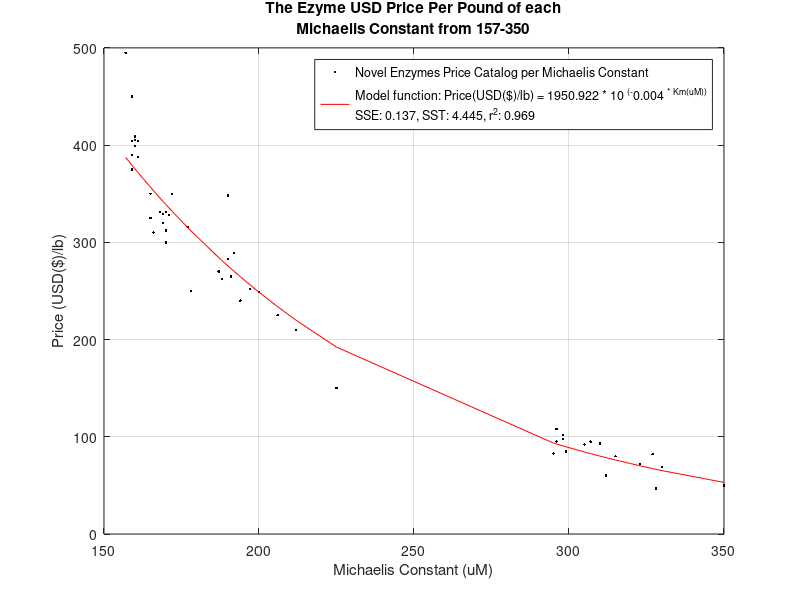

Source code (MATLAB):
function [bf, mf, SSE_final, SST] = M3_Regression_001_30
%%%%%%%%%%%%%%%%%%%%%%%%%%%%%%%%%%%%%%%%%%%%%%%%%%%%%%%%%%%%%%%%%%%%%
% ENGR 132
% Program Description
% The program finds a model for estimating price of enzyme according to
% their Km value and output the estimate price.
%
% Function Call
% [SSE_final, SST] = M3_Regression_001_30;
%
% Input Arguments
% No input argument
%
% Output Arguments
% bf: the intercept value gathered from the regression (unitless - not in general form)
% mf: the slope value gathered from the regression (unitless - not in general form)
% SSE_final: the SSE value of the linearized data (unitless)
% SST: the SST value of the linearized data (unitless)
%
% Assignment Information
%   Assignment:     M3
%   Team Mmeber:    Luming Lin, lin971@purdue.edu
%                   Surya Manikhandan, smanikha@purdue.edu
%                   Julius Mesa, jmesa@purdue.edu
%                   Alex Norkus, anorkus@purdue.edu
%   Team ID:        001-30
%   Academic Integrity:
%     [] We worked with one or more peers but our collaboration
%        maintained academic integrity.
%     Peers we worked with: Name, login@purdue [repeat for each]
%%%%%%%%%%%%%%%%%%%%%%%%%%%%%%%%%%%%%%%%%%%%%%%%%%%%%%%%%%%%%%%%%%%%%

%% ____________________
%% INITIALIZATION
data = csvread('Data_NovelEnzymes_priceCatalog.csv',2,0); %import the data from the csv file
price_measured = data(:,2); % separate the price from the data (USD($)/lbs)
Km_measured = data(:,1); %separates the Km value from the data (uM)

%% ____________________
%% Linearizing the data


%% Linearize the data using linear function
coe1 = polyfit(Km_measured,price_measured,1); %find the coefficient of trendline of the model
M1 = coe1(1);
B1 = coe1(2);
m1 = M1; %calculate the original model coefficient
b1 = B1;
linearized_predict1 = M1 .* Km_measured + B1; %calculate the predict value of price using the linearized model
predict1 = polyval(coe1,Km_measured); % calculate the predict value of price using the original model
SSE1 = sum((price_measured - linearized_predict1).^2); %calculate the SSE value of the model

%% Linearize the data using power function
coe2 = polyfit(log10(Km_measured),log10(price_measured),1); %find the coefficient of trendline of the model
M2 = coe2(1);
B2 = coe2(2);
m2 = M2; %calculate the original model coefficient
b2 = 10 ^ B2;
linearized_predict2 = M2 .* log10(Km_measured) + B2; %calculate the predict value of price using the linearized model
predict2 = b2 .* Km_measured .^ m2; % calculate the predict value of price using the original model
SSE2 = sum((log10(price_measured) - linearized_predict2).^2); %calculate the SSE value of the model

%% Linearize the data using exponential function
coe3 = polyfit(Km_measured,log10(price_measured),1); %find the coefficient of trendline of the model
M3 = coe3(1);
B3 = coe3(2);
m3 = M3; %calculate the original model coefficient
b3 = 10 ^ B3;
linearized_predict3 = M3 .* Km_measured + B3; %calculate the predict value of price using the linearized model
predict3 = b3 .* 10 .^ (Km_measured .* m3); % calculate the predict value of price using the original model
SSE3 = sum((log10(price_measured) - linearized_predict3).^2); %calculate the SSE value of the model

%% Linearize the data using logarithmic function
coe4 = polyfit(log10(Km_measured),price_measured,1); %find the coefficient of trendline of the model
M4 = coe4(1);
B4 = coe4(2);
m4 = M4; %calculate the original model coefficient
b4 = B4;
linearized_predict4 = M4 .* log10(Km_measured) + B4; %calculate the predict value of price using the linearized model
predict4 = m4 .* Km_measured + b4; % calculate the predict value of price using the original model
SSE4 = sum((price_measured - linearized_predict4).^2); %calculate the SSE value of the model

%% ____________________
%% FORMATTED TEXT/FIGURE DISPLAYS
SSE_value = [SSE1,SSE2,SSE3,SSE4]; %combine the SSE value of all four models
SSE_final = min(SSE_value); %find the minimum SSE value which indicates the best model
choose = find(SSE_value == SSE_final); %find which model is the best

figure(1)
if choose == 1 % if the linear function best fits the data
    SST = sum((price_measured - mean(price_measured)).^2); %calculate the SST value of the linearized data
    r2_1 = 1-(SSE1/SST); %calculate the r^2 value of the linearized data
    r2 = r2_1;
    plot(Km_measured, price_measured,'k.');%plot the original data
    hold on;
    plot(Km_measured, predict1,'r-'); %plot the model
    title({'The Ezyme USD Price Per Pound of each';'Michaelis Constant from 157-350'})
    xlabel('Michaelis Constant (uM)');
    ylabel('Price (USD($)/lb)')
    function_output = sprintf("Model function:Price(USD($)/lb) = %.3f * Km(uM) + %.3f\nSSE: %.3f, SST: %.3f, r^2: %.3f",b1,m1,SSE_final,SST,r2); %display the funciton of the model also the SST,SSE and r^2 value
    legend('Novel Enzymes Price Catalog per Michaelis Constant', function_output, 'location', 'best')
    grid on;
    %assign return parameters for the exec function
    bf = b1;
    mf = m1;

elseif choose == 2 % if the power function best fits the data
    SST = sum((log10(price_measured) - mean(log10(price_measured))).^2); %calculate the SST value of the linearized data
    r2_2 = 1-(SSE2/SST); %calculate the r^2 value of the linearized data
    r2 = r2_2;
    plot(Km_measured, price_measured,'k.') %plot the original data
    hold on;
    plot(Km_measured, predict2,'r-'); %plot the model
    title({'The Ezyme USD Price Per Pound of each';'Michaelis Constant from 157-350'})
    xlabel('Michaelis Constant (uM)');
    ylabel('Price (USD($)/lb)')
    function_output = sprintf("Model function:Price(USD($)/lb) = %.3f * Km(uM) ^ (%.3f)\nSSE: %.3f, SST: %.3f, r^2: %.3f",b2,m3,SSE_final,SST,r2); %display the funciton of the model also the SST,SSE and r^2 value
    legend('Novel Enzymes Price Catalog per Michaelis Constant', function_output, 'location', 'best')
    grid on
    %assign return parameters for the exec function
    bf = b2;
    mf = m2;

elseif choose == 3 % if the exponential function best fits the data
    SST = sum((log10(price_measured) - mean(log10(price_measured))).^2); %calculate the SST value of the linearized data
    r2_3 = 1-(SSE3/SST); %calculate the r^2 value of the linearized data
    r2 = r2_3;
    plot(Km_measured, price_measured,'k.') %plot the original data
    hold on;
    plot(Km_measured, predict3,'r-'); %plot the model
    title({'The Ezyme USD Price Per Pound of each';'Michaelis Constant from 157-350'})
    xlabel('Michaelis Constant (uM)');
    ylabel('Price (USD($)/lb)')
    function_output = sprintf("Model function: Price(USD($)/lb) = %.3f * 10 ^(^%.3f ^* ^K^m^(^u^M^)^) \nSSE: %.3f, SST: %.3f, r^2: %.3f",b3,m3,SSE_final,SST,r2); %display the funciton of the model also the SST,SSE and r^2 value
    legend('Novel Enzymes Price Catalog per Michaelis Constant', function_output, 'location', 'best')
    grid on
    %assign return parameters for the exec function
    bf = b3;
    mf = m3;

elseif choose == 4 % if the power logarithmic best fits the data
    SST = sum((price_measured - mean(price_measured)).^2); %calculate the SST value of the linearized data
    r2_4 = 1-(SSE4/SST); %calculate the r^2 value of the linearized data
    r2 = r2_4;
    plot(Km_measured, price_measured,'k.') %plot the original data
    hold on;
    plot(Km_measured, predict4,'r-'); %plot the model
    title({'The Ezyme USD Price Per Pound of each';'Michaelis Constant from 157-350'})
    xlabel('Michaelis Constant (uM)');
    ylabel('Price (USD($)/lb)')
    function_output = sprintf("Model function:Price(USD($)/lb)= %.3f * log10(Km(uM)) + %.3f\nSSE: %.3f, SST: %.3f, r^2: %.3f",b4,m4,SSE_final,SST,r2); %display the funciton of the model also the SST,SSE and r^2 value
    legend('Novel Enzymes Price Catalog per Michaelis Constant', function_output,'location', 'best')
    grid on
    %assign return parameters for the exec function
    bf = b4;
    mf = m4;

end


%% ____________________
%% COMMAND WINDOW OUTPUT
fprintf("Pricing Function for Enzymes (Exponential):\nPrice(USD($)/lb) = %.3f * 10 ^ (%.3f * Km(uM))\n\nGoodness of fit for pricing function:\nSSE: %.3f  |  SST: %.3f  |  r^2: %.3f",b3,m3,SSE_final,SST,r2);
%% ____________________
%% ACADEMIC INTEGRITY STATEMENT
% We have not used source code obtained from any other unauthorized
% source, either modified or unmodified. Neither have we provided
% access to my code to another. The function we are submitting
% is our own original work.
